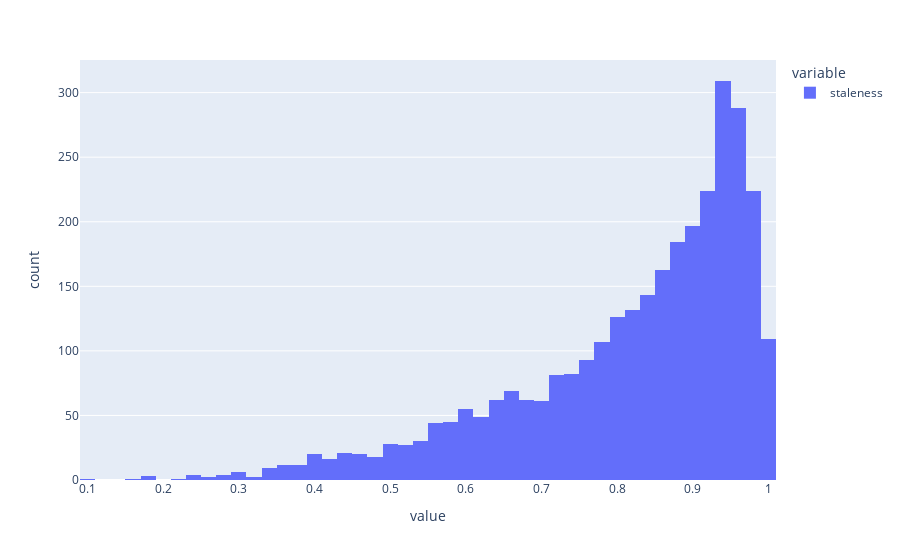

The cell this chart's notebook holds for it:
### Code cell
px.histogram(dataset.loc[dataset["staleness"]!=0, "staleness"])

### Figure 1 — Plotly figure (JSON) as saved in the notebook; plotly's stock layout.template omitted (floating-point values rounded to 4 significant figures; data arrays with more than 128 entries replaced by an {"elided": "..."} marker saying what was removed)
{"data": [{"alignmentgroup": "True", "bingroup": "x", "hovertemplate": "variable=staleness<br>value=%{x}<br>count=%{y}<extra></extra>", "legendgroup": "staleness", "marker": {"color": "#636efa", "pattern": {"shape": ""}}, "name": "staleness", "offsetgroup": "staleness", "orientation": "v", "showlegend": true, "type": "histogram", "x": {"elided": "3146 float values"}, "xaxis": "x", "yaxis": "y"}], "layout": {"barmode": "relative", "legend": {"title": {"text": "variable"}, "tracegroupgap": 0}, "margin": {"t": 60}, "xaxis": {"anchor": "y", "domain": [0, 1], "title": {"text": "value"}}, "yaxis": {"anchor": "x", "domain": [0, 1], "title": {"text": "count"}}}}
